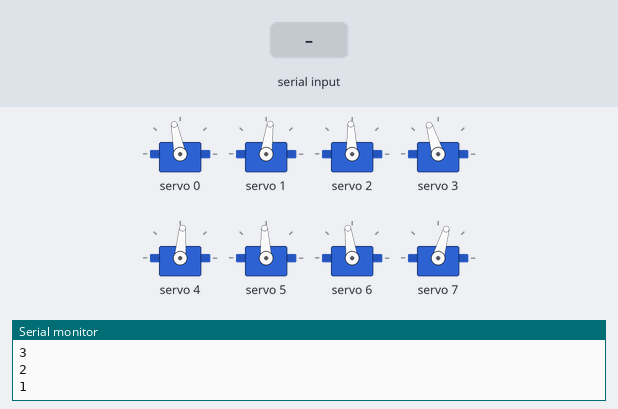
The sketch below on a simulated ESP32. On the bench: 8 × servo, the last lines printed to the serial monitor. Inputs (shaded band) come from the test bench.

Above: at 12.2 s.
12.3 s: "2" received over Serial
At 13.24 s:
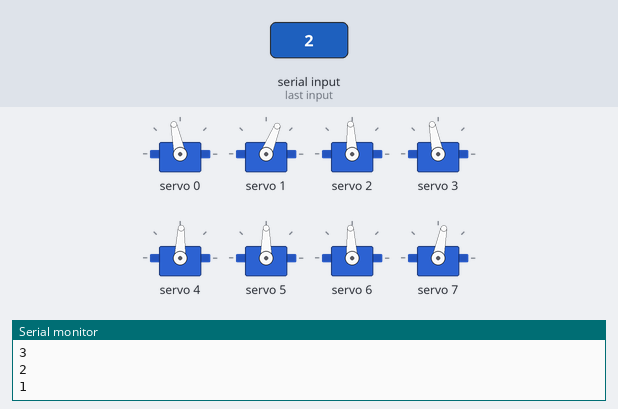
15.3 s: "1" received over Serial
18.3 s: "0" received over Serial
At 19.0 s:
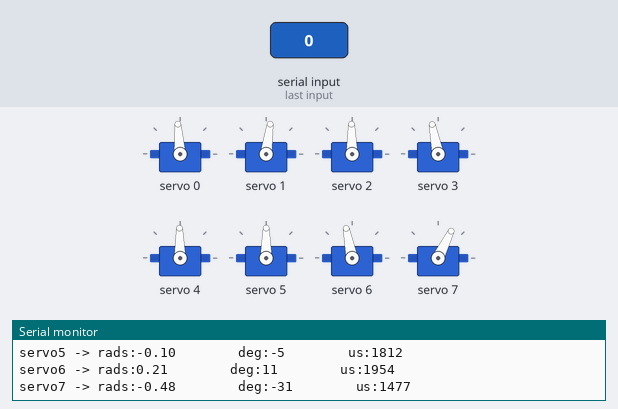
Timing chart, 0 to 21.3 s (numbered marks = the images above; inputs shaded):
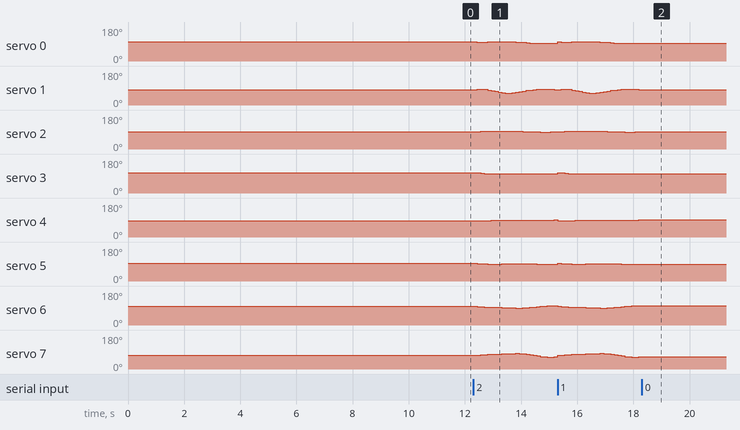

The sketch:

2D_SS_lift_43.ino
```cpp
// HOW TO:
// ------------------------------
// Serial input = 2 -> Steps through gait sequence once and stops at the end.
// Serial input = 1 -> Steps through gait sequence in a loop.
// Serial input = 0 -> Stops infinite loop at the node where it is at that moment

//Gait template
#include <Wire.h>
#include <Adafruit_PWMServoDriver.h>

Adafruit_PWMServoDriver pca9685 = Adafruit_PWMServoDriver();

#define SERVO_FREQ 300
#define SER0 0 //Hip 1
#define SER1 1 //Knee 1
#define SER2 2 //Hip 2
#define SER3 3 //Knee 2
#define SER4 4 //Hip 3
#define SER5 5 //Knee 3
#define SER6 6 //Hip 4
#define SER7 7 //Knee 4

// Insert servo angles here:
// For 3D gaits, these angles are obtained from linearisation.py
// For 2D gaits, these angles are obtained from 2D_trajectory_reader.py
float SS_servo0[] = {-0.18863216, -0.17197551, -0.16405712, -0.16774819, -0.18262122, -0.19750152, -0.21231095, -0.22412218, -0.23369385, -0.23375715, -0.2216064, -0.20105831, -0.17358295, -0.14268537, -0.10893134, -0.07725822, -0.04723377, -0.02060731, -0.00485303, -0.00255246, -0.00570874, -0.01047433, -0.01923361, -0.02775958, -0.0364359 , -0.04658624, -0.05666201, -0.06665908, -0.07754625, -0.08702282, -0.091238  , -0.08767185, -0.07354253, -0.05803823, -0.05521843, -0.05530931, -0.05535822, -0.05538686, -0.05541549, -0.05544413, -0.05547276, -0.05550139, -0.05553003, -0.06311981, -0.07075025, -0.0783807 , -0.08601114, -0.09398444, -0.10154098, -0.10857226, -0.11994081, -0.13195335, -0.14742779, -0.15999793, -0.16211011, -0.15669047, -0.14741038, -0.13673191, -0.13062598, -0.126457  , -0.12499523, -0.12579377, -0.13034726, -0.13360042, -0.13448617, -0.13444603, -0.13682346, -0.14080404, -0.14838543, -0.15798376, -0.171832  , -0.19307491};
float SS_servo1[] = {0.14715464, 0.1061716 , 0.09063997, 0.12097091, 0.19613546, 0.28764123, 0.37939699, 0.46706867, 0.54769539, 0.59671601, 0.59498432, 0.56471089, 0.50190575, 0.42768913, 0.34909597, 0.27845144, 0.21176162, 0.1533337 , 0.1130063 , 0.10229149, 0.09972333, 0.10433496, 0.11464444, 0.12537872, 0.13663309, 0.14810726, 0.16164139, 0.17465691, 0.1862332 , 0.19495813, 0.19718852, 0.18392268, 0.14677072, 0.10645739, 0.09257748, 0.08539942, 0.07942052, 0.0740211 , 0.06862169, 0.06322227, 0.05782286, 0.05242344, 0.04702403, 0.05797297, 0.06900981, 0.08004666, 0.09108351, 0.10318269, 0.11311797, 0.12334057, 0.14216097, 0.16252236, 0.1911677 , 0.21221811, 0.2095341 , 0.19045753, 0.1648726 , 0.13932089, 0.12345532, 0.11021055, 0.10305841, 0.10185064, 0.10253438, 0.10440684, 0.10070718, 0.09404013, 0.09211968, 0.09275308, 0.09912264, 0.10679739, 0.1211503 , 0.15865898};
float SS_servo2[] = {-0.08290686, -0.07169258, -0.05466002, -0.04012579, -0.03389526, -0.03384349, -0.0339473 , -0.04032231, -0.04723367, -0.04927003, -0.05544562, -0.05735127, -0.06358403, -0.06547744, -0.07010133, -0.07589327, -0.08320968, -0.09323599, -0.10383275, -0.10727881, -0.10785708, -0.10510061, -0.10155903, -0.10024066, -0.10336606, -0.10833938, -0.11043646, -0.11560588, -0.12004399, -0.12437436, -0.12766911, -0.12953128, -0.14290172, -0.16321162, -0.1875662 , -0.21205627, -0.22425121, -0.23050447, -0.23675774, -0.243011  , -0.24926427, -0.25551753, -0.2617708 , -0.24615584, -0.23042329, -0.21469074, -0.19895819, -0.18179084, -0.15031874, -0.11069242, -0.07042049, -0.03022807,  0.00953701,  0.03892198,  0.0474475 ,  0.04865609,  0.04414622,  0.04191769,  0.04070548,  0.03796869,  0.03567224,  0.03416395,  0.03098623,  0.02798412,  0.01946838,  0.00787747, -0.00375264, -0.01604148, -0.02980992, -0.04625535, -0.06604549, -0.08448213};
float SS_servo3[] = {0.26017872, 0.22977518, 0.18164622, 0.13913718, 0.11346295, 0.10267032, 0.0922327 , 0.09450868, 0.0982707 , 0.09554705, 0.09810363, 0.09548143, 0.09879355, 0.09474222, 0.09662501, 0.10276863, 0.11255556, 0.1289155 , 0.14208538, 0.14306548, 0.13529384, 0.12471073, 0.11011125, 0.10086113, 0.10081124, 0.1017572 , 0.09908877, 0.10226725, 0.10075239, 0.0990181 , 0.09935411, 0.09707567, 0.1226112 , 0.17563711, 0.25244432, 0.33241743, 0.38801864, 0.43184201, 0.47566539, 0.51948876, 0.56331214, 0.60713551, 0.65095889, 0.64338605, 0.63553685, 0.62768765, 0.61983845, 0.60857577, 0.54958064, 0.46243513, 0.37311567, 0.28455285, 0.20005746, 0.13533687, 0.11093436, 0.10021818, 0.10240352, 0.10310558, 0.10199868, 0.10270697, 0.10317937, 0.10342322, 0.10134331, 0.10271256, 0.11448235, 0.13146046, 0.14840784, 0.16601276, 0.18509459, 0.20686764, 0.23358105, 0.26597126};
float SS_servo4[] = { 0.21524002,  0.20296993,  0.18891013,  0.17511792,  0.16372995,  0.15671796,  0.14979472,  0.14631071,  0.14359746,  0.14214104,  0.14361575,  0.14750403,  0.14885069,  0.14712058,  0.13622798,  0.12556223,  0.11708301,  0.1125125 ,  0.10469369,  0.10294267,  0.09754258,  0.09616385,  0.09084575,  0.08627628,  0.08531793,  0.08400772,  0.0880408 ,  0.10158547,  0.11409661,  0.12041953,  0.11918434,  0.11298594,  0.10212795,  0.08954071,  0.08193637,  0.0760774 ,  0.06892455,  0.06114642,  0.0533683 ,  0.04559017,  0.03781205,  0.03003392,  0.02225579,  0.02006783,  0.01790993,  0.01575203,  0.01359413,  0.01235812,  0.0141754 ,  0.01403825,  0.01201231,  0.00932165,  0.00305768, -0.00216704, -0.00452456, -0.00575582,  0.00675212,  0.03582718,  0.07144046,  0.10976806,  0.14956355,  0.18664238,  0.21530742,  0.23203615,  0.23730883,  0.23541634,  0.22882915,  0.22052763,  0.20837557,  0.19661695,  0.19595582,  0.21920996};
float SS_servo5[] = {-0.16145841, -0.14432093, -0.12938554, -0.11445763, -0.10448632, -0.10102277, -0.09769884, -0.1013175 , -0.10607721, -0.10996199, -0.12287084, -0.13715845, -0.14913594, -0.15348794, -0.13895116, -0.12301076, -0.11092379, -0.10562756, -0.09806496, -0.1005337 , -0.09853972, -0.10079612, -0.09746272, -0.09481254, -0.09925489, -0.10572423, -0.12080706, -0.15546548, -0.19129663, -0.21457978, -0.21838137, -0.21184965, -0.19832265, -0.18166247, -0.17442682, -0.16993445, -0.16150801, -0.15118042, -0.14085283, -0.13052524, -0.12019764, -0.10987005, -0.09954246, -0.09950637, -0.09952562, -0.09954486, -0.09956411, -0.10108518, -0.11009099, -0.11379607, -0.11380268, -0.11221302, -0.10204218, -0.09574726, -0.09792248, -0.10363541, -0.13583588, -0.21119495, -0.29316718, -0.37712998, -0.46376021, -0.53631907, -0.58430745, -0.58069114, -0.5359927 , -0.46899271, -0.38332098, -0.29590841, -0.20458571, -0.12798435, -0.11494099, -0.16683306};
float SS_servo6[] = { 0.12938793,  0.11264999,  0.09339159,  0.07613262,  0.06060895,  0.04665838,  0.03273873,  0.01852468,  0.00429509, -0.00868175, -0.02244663, -0.03395579, -0.04072578, -0.0427878 , -0.02953709, -0.00421978,  0.02435207,  0.05876031,  0.09428897,  0.12785838,  0.15843531,  0.18283366,  0.19893437,  0.20602292,  0.2050881 ,  0.19735585,  0.18760633,  0.17407534,  0.15382209,  0.14327047,  0.14128712,  0.13844716,  0.13666181,  0.13000208,  0.11913057,  0.10804419,  0.10261921,  0.09993013,  0.09724104,  0.09455196,  0.09186288,  0.0891738 ,  0.08648472,  0.0873077 ,  0.08814957,  0.08899143,  0.0898333 ,  0.09057349,  0.08787703,  0.08829537,  0.09109354,  0.0942215 ,  0.09912235,  0.10290059,  0.10453431,  0.10270314,  0.09371301,  0.07823997,  0.06821008,  0.06100956,  0.05792409,  0.05842352,  0.05272598,  0.04983304,  0.04762003,  0.04749781,  0.05360975,  0.06425072,  0.08506436,  0.10775852,  0.12521602,  0.13542093};
float SS_servo7[] = {-0.32655957, -0.30006695, -0.27431609, -0.25215607, -0.23365447, -0.21595905, -0.19828462, -0.18002422, -0.16132804, -0.14176995, -0.1237468 , -0.10684521, -0.10244849, -0.10619551, -0.1419343 , -0.20025449, -0.26438527, -0.33939534, -0.42123857, -0.48898051, -0.54814419, -0.57653539, -0.57618914, -0.54138843, -0.47820256, -0.39627709, -0.31106689, -0.22732917, -0.12804931, -0.10091319, -0.10322948, -0.10352876, -0.10836661, -0.10373375, -0.08983207, -0.07467764, -0.06975826, -0.06978503, -0.06981179, -0.06983855, -0.06986532, -0.06989208, -0.06991884, -0.07601438, -0.08214256, -0.08827074, -0.09439891, -0.09994597, -0.09977184, -0.10457794, -0.11437331, -0.12459101, -0.13707896, -0.14902932, -0.15923852, -0.1637207 , -0.15242024, -0.12515601, -0.10840494, -0.09866414, -0.09663866, -0.10046175, -0.09742156, -0.09628749, -0.09732303, -0.10364834, -0.12279045, -0.15182329, -0.20307163, -0.26097009, -0.31020149, -0.33622252};

int node=0;
int first=0;
int input=0;
int end_time=0;
int time_step=120000;
int steps = sizeof(SS_servo0)/sizeof(SS_servo0[0]);
int one_print = 0;

// -------------------Joint configurations-------------------
int servo0=0;
int servo0_deg=0;
int servo1=0;
int servo1_deg=0;
int servo2=0;
int servo2_deg=0;
int servo3=0;
int servo3_deg=0;
int servo4=0;
int servo4_deg=0;
int servo5=0;
int servo5_deg=0;
int servo6=0;
int servo6_deg=0;
int servo7=0;
int servo7_deg=0;

void setup() {
  Serial.begin(115200);
  pca9685.begin();

  pca9685.setOscillatorFrequency(27000000); //Value between 24MHz and 27MHz, tuned for this setup
  pca9685.setPWMFreq(SERVO_FREQ);
  delay (1000);

  servo0_deg=SS_servo0[0]/3.14159265*180;
  servo0=map(servo0_deg,-38,90,2200,1030);
  servo1_deg=SS_servo1[0]/3.14159265*180;
  servo1=map(servo1_deg,-90,90,2600,950);
  servo2_deg=SS_servo2[0]/3.14159265*180;
  servo2=map(servo2_deg,-38,90,1510,2730);
  servo3_deg=SS_servo3[0]/3.14159265*180;
  servo3=map(servo3_deg,-90,90,1100,2700);
  servo4_deg=SS_servo4[0]/3.14159265*180;
  servo4=map(servo4_deg,-90,38,2700,1500);
  servo5_deg=SS_servo5[0]/3.14159265*180;
  servo5=map(servo5_deg,-90,90,2600,930);
  servo6_deg=SS_servo6[0]/3.14159265*180;
  servo6=map(servo6_deg,-90,38,850,2250);
  servo7_deg=SS_servo7[0]/3.14159265*180;
  servo7=map(servo7_deg,-90,90,920,2620);

  pca9685.setPWM(SER0,0,servo0);
  pca9685.setPWM(SER1,0,servo1);
  pca9685.setPWM(SER2,0,servo2);
  pca9685.setPWM(SER3,0,servo3);
  pca9685.setPWM(SER4,0,servo4);
  pca9685.setPWM(SER5,0,servo5);
  pca9685.setPWM(SER6,0,servo6);
  pca9685.setPWM(SER7,0,servo7);

  Serial.print("Node:");
  Serial.println(node);
  Serial.print("servo0 -> rads:");
  Serial.print(SS_servo0[node]);
  Serial.print("        deg:");
  Serial.print(servo0_deg);
  Serial.print("        us:");
  Serial.println(servo0);
  Serial.print("servo1 -> rads:");
  Serial.print(SS_servo1[node]);
  Serial.print("        deg:");
  Serial.print(servo1_deg);
  Serial.print("        us:");
  Serial.println(servo1);
  Serial.print("servo2 -> rads:");
  Serial.print(SS_servo2[node]);
  Serial.print("        deg:");
  Serial.print(servo2_deg);
  Serial.print("        us:");
  Serial.println(servo2);
  Serial.print("servo3 -> rads:");
  Serial.print(SS_servo3[node]);
  Serial.print("        deg:");
  Serial.print(servo3_deg);
  Serial.print("        us:");
  Serial.println(servo3);
  Serial.print("servo4 -> rads:");
  Serial.print(SS_servo4[node]);
  Serial.print("        deg:");
  Serial.print(servo4_deg);
  Serial.print("        us:");
  Serial.println(servo4);
  Serial.print("servo5 -> rads:");
  Serial.print(SS_servo5[node]);
  Serial.print("        deg:");
  Serial.print(servo5_deg);
  Serial.print("        us:");
  Serial.println(servo5);
  Serial.print("servo6 -> rads:");
  Serial.print(SS_servo6[node]);
  Serial.print("        deg:");
  Serial.print(servo6_deg);
  Serial.print("        us:");
  Serial.println(servo6);
  Serial.print("servo7 -> rads:");
  Serial.print(SS_servo7[node]);
  Serial.print("        deg:");
  Serial.print(servo7_deg);
  Serial.print("        us:");
  Serial.println(servo7);

  Serial.println("10");
  delay(1000);
  Serial.println("9");
  delay(1000);
  Serial.println("8");
  delay(1000);
  Serial.println("7");
  delay(1000);
  Serial.println("6");
  delay(1000);
  Serial.println("5");
  delay(1000);
  Serial.println("4");
  delay(1000);
  Serial.println("3");
  delay(1000);
  Serial.println("2");
  delay(1000);
  Serial.println("1");
  delay(1000);

}

void loop()
{
  if(Serial.available()>0)
  {
    first=Serial.read();
    if(first=='2')
    {
      input=2;
      node=0;
      one_print=1;
    }
    if(first=='1')
    {
      input=1;
      node=0;
      one_print=1;
    }
    if(first=='0')
    {
      input=0;
    }
  }
  if(input==1 or input==2)
  {
      if(esp_timer_get_time()>=end_time)
      {
        servo0_deg=SS_servo0[node]/3.14159265*180;
        servo0=map(servo0_deg,-38,90,2200,1030);
        servo1_deg=SS_servo1[node]/3.14159265*180;
        servo1=map(servo1_deg,-90,90,2600,950);
        servo2_deg=SS_servo2[node]/3.14159265*180;
        servo2=map(servo2_deg,-38,90,1510,2730);
        servo3_deg=SS_servo3[node]/3.14159265*180;
        servo3=map(servo3_deg,-90,90,1100,2700);
        servo4_deg=SS_servo4[node]/3.14159265*180;
        servo4=map(servo4_deg,-90,38,2700,1500);
        servo5_deg=SS_servo5[node]/3.14159265*180;
        servo5=map(servo5_deg,-90,90,2600,930);
        servo6_deg=SS_servo6[node]/3.14159265*180;
        servo6=map(servo6_deg,-90,38,850,2250);
        servo7_deg=SS_servo7[node]/3.14159265*180;
        servo7=map(servo7_deg,-90,90,920,2620);

        pca9685.setPWM(SER0,0,servo0);
        pca9685.setPWM(SER1,0,servo1);
        pca9685.setPWM(SER2,0,servo2);
        pca9685.setPWM(SER3,0,servo3);
        pca9685.setPWM(SER4,0,servo4);
        pca9685.setPWM(SER5,0,servo5);
        pca9685.setPWM(SER6,0,servo6);
        pca9685.setPWM(SER7,0,servo7);

        node+=1;
        if(node>=steps and input==1)
        {
          Serial.print("Input:");
          Serial.println(input);
          node=0;
        }
        if(node>=steps and input==2)
        {
          Serial.print("Input:");
          Serial.println(input);
          input=0;
        }
         end_time=esp_timer_get_time()+time_step;
      }
   }

  if(input == 0)
  {
        pca9685.setPWM(SER0,0,servo0);
        pca9685.setPWM(SER1,0,servo1);
        pca9685.setPWM(SER2,0,servo2);
        pca9685.setPWM(SER3,0,servo3);
        pca9685.setPWM(SER4,0,servo4);
        pca9685.setPWM(SER5,0,servo5);
        pca9685.setPWM(SER6,0,servo6);
        pca9685.setPWM(SER7,0,servo7);

        if(one_print==1)
        {
          Serial.print("Input:");
          Serial.println(input);
          Serial.print("Node:");
          Serial.println(node);
          Serial.print("servo0 -> rads:");
          Serial.print(SS_servo0[node]);
          Serial.print("        deg:");
          Serial.print(servo0_deg);
          Serial.print("        us:");
          Serial.println(servo0);
          Serial.print("servo1 -> rads:");
          Serial.print(SS_servo1[node]);
          Serial.print("        deg:");
          Serial.print(servo1_deg);
          Serial.print("        us:");
          Serial.println(servo1);
          Serial.print("servo2 -> rads:");
          Serial.print(SS_servo2[node]);
          Serial.print("        deg:");
          Serial.print(servo2_deg);
          Serial.print("        us:");
          Serial.println(servo2);
          Serial.print("servo3 -> rads:");
          Serial.print(SS_servo3[node]);
          Serial.print("        deg:");
          Serial.print(servo3_deg);
          Serial.print("        us:");
          Serial.println(servo3);
          Serial.print("servo4 -> rads:");
          Serial.print(SS_servo4[node]);
          Serial.print("        deg:");
          Serial.print(servo4_deg);
          Serial.print("        us:");
          Serial.println(servo4);
          Serial.print("servo5 -> rads:");
          Serial.print(SS_servo5[node]);
          Serial.print("        deg:");
          Serial.print(servo5_deg);
          Serial.print("        us:");
          Serial.println(servo5);
          Serial.print("servo6 -> rads:");
          Serial.print(SS_servo6[node]);
          Serial.print("        deg:");
          Serial.print(servo6_deg);
          Serial.print("        us:");
          Serial.println(servo6);
          Serial.print("servo7 -> rads:");
          Serial.print(SS_servo7[node]);
          Serial.print("        deg:");
          Serial.print(servo7_deg);
          Serial.print("        us:");
          Serial.println(servo7);
          one_print=0;
        }

  }
}
```

Measured:
- after the input at 18.3 s, servo 0: stops changing and stays 94°; servo 1: stops changing and stays 82°; servo 2, servo 4: stops changing and stays 91°; servo 3, servo 6: stops changing and stays 101°; servo 5: stops changing and stays 90°
